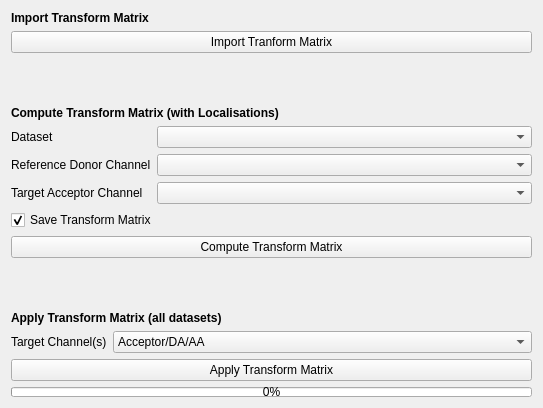
         <widget class="QWidget" name="tab_17">
          <attribute name="title">
           <string>Transform</string>
          </attribute>
          <layout class="QVBoxLayout" name="verticalLayout_20">
           <item>
            <widget class="QLabel" name="label_20">
             <property name="font">
              <font>
               <weight>75</weight>
               <bold>true</bold>
              </font>
             </property>
             <property name="text">
              <string>Import Transform Matrix</string>
             </property>
            </widget>
           </item>
           <item>
            <widget class="QPushButton" name="pixseq_import_tform">
             <property name="text">
              <string>Import Tranform Matrix</string>
             </property>
            </widget>
           </item>
           <item>
            <spacer name="verticalSpacer_8">
             <property name="orientation">
              <enum>Qt::Vertical</enum>
             </property>
             <property name="sizeType">
              <enum>QSizePolicy::Minimum</enum>
             </property>
             <property name="sizeHint" stdset="0">
              <size>
               <width>521</width>
               <height>47</height>
              </size>
             </property>
            </spacer>
           </item>
           <item>
            <widget class="QLabel" name="label_9">
             <property name="font">
              <font>
               <weight>75</weight>
               <bold>true</bold>
              </font>
             </property>
             <property name="text">
              <string>Compute Transform Matrix (with Localisations)</string>
             </property>
            </widget>
           </item>
           <item>
            <layout class="QFormLayout" name="formLayout_7">
             <item row="0" column="0">
              <widget class="QLabel" name="label_22">
               <property name="text">
                <string>Dataset</string>
               </property>
              </widget>
             </item>
             <item row="0" column="1">
              <widget class="QComboBox" name="tform_compute_dataset"/>
             </item>
             <item row="1" column="0">
              <widget class="QLabel" name="label_23">
               <property name="text">
                <string>Reference Donor Channel</string>
               </property>
              </widget>
             </item>
             <item row="1" column="1">
              <widget class="QComboBox" name="tform_compute_ref_channel"/>
             </item>
             <item row="2" column="0">
              <widget class="QLabel" name="label_24">
               <property name="text">
                <string>Target Acceptor Channel</string>
               </property>
              </widget>
             </item>
             <item row="2" column="1">
              <widget class="QComboBox" name="tform_compute_target_channel"/>
             </item>
            </layout>
           </item>
           <item>
            <widget class="QCheckBox" name="save_tform">
             <property name="text">
              <string>Save Transform Matrix</string>
             </property>
             <property name="checked">
              <bool>true</bool>
             </property>
            </widget>
           </item>
           <item>
            <widget class="QPushButton" name="pixseq_compute_tform">
             <property name="text">
              <string>Compute Transform Matrix</string>
             </property>
            </widget>
           </item>
           <item>
            <spacer name="verticalSpacer_9">
             <property name="orientation">
              <enum>Qt::Vertical</enum>
             </property>
             <property name="sizeType">
              <enum>QSizePolicy::Minimum</enum>
             </property>
             <property name="sizeHint" stdset="0">
              <size>
               <width>521</width>
               <height>47</height>
              </size>
             </property>
            </spacer>
           </item>
           <item>
            <widget class="QLabel" name="label_21">
             <property name="font">
              <font>
               <weight>75</weight>
               <bold>true</bold>
              </font>
             </property>
             <property name="text">
              <string>Apply Transform Matrix (all datasets)</string>
             </property>
            </widget>
           </item>
           <item>
            <layout class="QFormLayout" name="formLayout_8">
             <item row="0" column="0">
              <widget class="QLabel" name="label_25">
               <property name="text">
                <string>Target Channel(s)</string>
               </property>
              </widget>
             </item>
             <item row="0" column="1">
              <widget class="QComboBox" name="tform_apply_target">
               <item>
                <property name="text">
                 <string>Acceptor/DA/AA</string>
                </property>
               </item>
               <item>
                <property name="text">
                 <string>Donor/DD/AD</string>
                </property>
               </item>
              </widget>
             </item>
            </layout>
           </item>
           <item>
            <widget class="QPushButton" name="pixseq_apply_tform">
             <property name="text">
              <string>Apply Transform Matrix</string>
             </property>
            </widget>
           </item>
           <item>
            <widget class="QProgressBar" name="tform_apply_progressbar">
             <property name="maximumSize">
              <size>
               <width>16777215</width>
               <height>10</height>
              </size>
             </property>
             <property name="value">
              <number>0</number>
             </property>
            </widget>
           </item>
          </layout>
         </widget>
